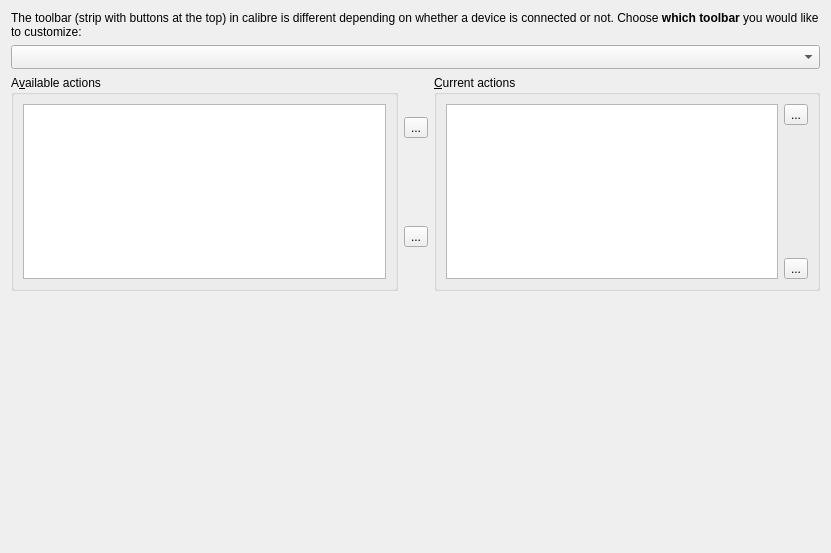
<?xml version="1.0" encoding="UTF-8"?>
<ui version="4.0">
 <class>Form</class>
 <widget class="QWidget" name="Form">
  <property name="geometry">
   <rect>
    <x>0</x>
    <y>0</y>
    <width>831</width>
    <height>553</height>
   </rect>
  </property>
  <property name="windowTitle">
   <string>Form</string>
  </property>
  <layout class="QVBoxLayout" name="verticalLayout_2">
   <item>
    <widget class="QLabel" name="label">
     <property name="text">
      <string>&lt;p&gt;The toolbar (strip with buttons at the top) in calibre is different depending on whether a device is connected or not. Choose &lt;b&gt;which toolbar&lt;/b&gt; you would like to customize:</string>
     </property>
     <property name="wordWrap">
      <bool>true</bool>
     </property>
    </widget>
   </item>
   <item>
    <widget class="QComboBox" name="what">
     <property name="toolTip">
      <string>&lt;p&gt;Choose which toolbar or menu you wish to customize.
&lt;p&gt;The main toolbar appears at the top of the calibre window. It has a different set of buttons based on whether a device is currently connected or not.
&lt;p&gt;The optional second toolbar appears at the bottom of the calibre window
&lt;p&gt;The menubar appears at the very top of the calibre window or in macOS at the top of the screen. It contains menus with actions, not buttons.</string>
     </property>
     <property name="sizeAdjustPolicy">
      <enum>QComboBox::AdjustToMinimumContentsLengthWithIcon</enum>
     </property>
     <property name="minimumContentsLength">
      <number>20</number>
     </property>
    </widget>
   </item>
   <item>
    <widget class="QWidget" name="actions_widget" native="true">
     <layout class="QHBoxLayout" name="horizontalLayout_2">
      <property name="leftMargin">
       <number>0</number>
      </property>
      <property name="topMargin">
       <number>0</number>
      </property>
      <property name="rightMargin">
       <number>0</number>
      </property>
      <property name="bottomMargin">
       <number>0</number>
      </property>
      <item>
       <widget class="QGroupBox" name="groupBox">
        <property name="title">
         <string>A&amp;vailable actions</string>
        </property>
        <layout class="QVBoxLayout" name="verticalLayout">
         <item>
          <widget class="QListView" name="all_actions">
           <property name="sizePolicy">
            <sizepolicy hsizetype="Expanding" vsizetype="Expanding">
             <horstretch>0</horstretch>
             <verstretch>100</verstretch>
            </sizepolicy>
           </property>
           <property name="selectionMode">
            <enum>QAbstractItemView::ExtendedSelection</enum>
           </property>
           <property name="iconSize">
            <size>
             <width>32</width>
             <height>32</height>
            </size>
           </property>
           <property name="spacing">
            <number>10</number>
           </property>
           <property name="wordWrap">
            <bool>true</bool>
           </property>
          </widget>
         </item>
        </layout>
       </widget>
      </item>
      <item>
       <layout class="QVBoxLayout" name="verticalLayout_3">
        <item>
         <widget class="QToolButton" name="add_action_button">
          <property name="toolTip">
           <string>Add selected actions to toolbar</string>
          </property>
          <property name="text">
           <string>...</string>
          </property>
          <property name="icon">
           <iconset resource="../../../../resources/images.qrc">
            <normaloff>:/images/forward.png</normaloff>:/images/forward.png</iconset>
          </property>
          <property name="iconSize">
           <size>
            <width>24</width>
            <height>24</height>
           </size>
          </property>
         </widget>
        </item>
        <item>
         <spacer name="verticalSpacer">
          <property name="orientation">
           <enum>Qt::Vertical</enum>
          </property>
          <property name="sizeType">
           <enum>QSizePolicy::Fixed</enum>
          </property>
          <property name="sizeHint" stdset="0">
           <size>
            <width>20</width>
            <height>40</height>
           </size>
          </property>
         </spacer>
        </item>
        <item>
         <widget class="QToolButton" name="remove_action_button">
          <property name="toolTip">
           <string>Remove selected actions from toolbar</string>
          </property>
          <property name="text">
           <string>...</string>
          </property>
          <property name="icon">
           <iconset resource="../../../../resources/images.qrc">
            <normaloff>:/images/back.png</normaloff>:/images/back.png</iconset>
          </property>
          <property name="iconSize">
           <size>
            <width>24</width>
            <height>24</height>
           </size>
          </property>
         </widget>
        </item>
       </layout>
      </item>
      <item>
       <widget class="QGroupBox" name="groupBox_2">
        <property name="title">
         <string>&amp;Current actions</string>
        </property>
        <layout class="QHBoxLayout" name="horizontalLayout">
         <item>
          <widget class="QListView" name="current_actions">
           <property name="sizePolicy">
            <sizepolicy hsizetype="Expanding" vsizetype="Expanding">
             <horstretch>0</horstretch>
             <verstretch>100</verstretch>
            </sizepolicy>
           </property>
           <property name="selectionMode">
            <enum>QAbstractItemView::ExtendedSelection</enum>
           </property>
           <property name="iconSize">
            <size>
             <width>32</width>
             <height>32</height>
            </size>
           </property>
           <property name="spacing">
            <number>10</number>
           </property>
           <property name="wordWrap">
            <bool>true</bool>
           </property>
          </widget>
         </item>
         <item>
          <layout class="QVBoxLayout" name="verticalLayout_4">
           <item>
            <widget class="QToolButton" name="action_up_button">
             <property name="toolTip">
              <string>Move selected action up</string>
             </property>
             <property name="text">
              <string>...</string>
             </property>
             <property name="icon">
              <iconset resource="../../../../resources/images.qrc">
               <normaloff>:/images/arrow-up.png</normaloff>:/images/arrow-up.png</iconset>
             </property>
             <property name="iconSize">
              <size>
               <width>24</width>
               <height>24</height>
              </size>
             </property>
            </widget>
           </item>
           <item>
            <spacer name="verticalSpacer_2">
             <property name="orientation">
              <enum>Qt::Vertical</enum>
             </property>
             <property name="sizeHint" stdset="0">
              <size>
               <width>20</width>
               <height>40</height>
              </size>
             </property>
            </spacer>
           </item>
           <item>
            <widget class="QToolButton" name="action_down_button">
             <property name="toolTip">
              <string>Move selected action down</string>
             </property>
             <property name="text">
              <string>...</string>
             </property>
             <property name="icon">
              <iconset resource="../../../../resources/images.qrc">
               <normaloff>:/images/arrow-down.png</normaloff>:/images/arrow-down.png</iconset>
             </property>
             <property name="iconSize">
              <size>
               <width>24</width>
               <height>24</height>
              </size>
             </property>
            </widget>
           </item>
          </layout>
         </item>
        </layout>
       </widget>
      </item>
     </layout>
    </widget>
   </item>
   <item>
    <widget class="QLabel" name="help_text">
     <property name="text">
      <string/>
     </property>
     <property name="wordWrap">
      <bool>true</bool>
     </property>
    </widget>
   </item>
   <item>
    <widget class="QWidget" name="spacer_widget" native="true">
     <layout class="QVBoxLayout" name="verticalLayout_5">
      <item>
       <spacer name="verticalSpacer_3">
        <property name="orientation">
         <enum>Qt::Vertical</enum>
        </property>
        <property name="sizeHint" stdset="0">
         <size>
          <width>20</width>
          <height>224</height>
         </size>
        </property>
       </spacer>
      </item>
     </layout>
    </widget>
   </item>
  </layout>
 </widget>
 <resources>
  <include location="../../../../resources/images.qrc"/>
 </resources>
 <connections/>
</ui>
